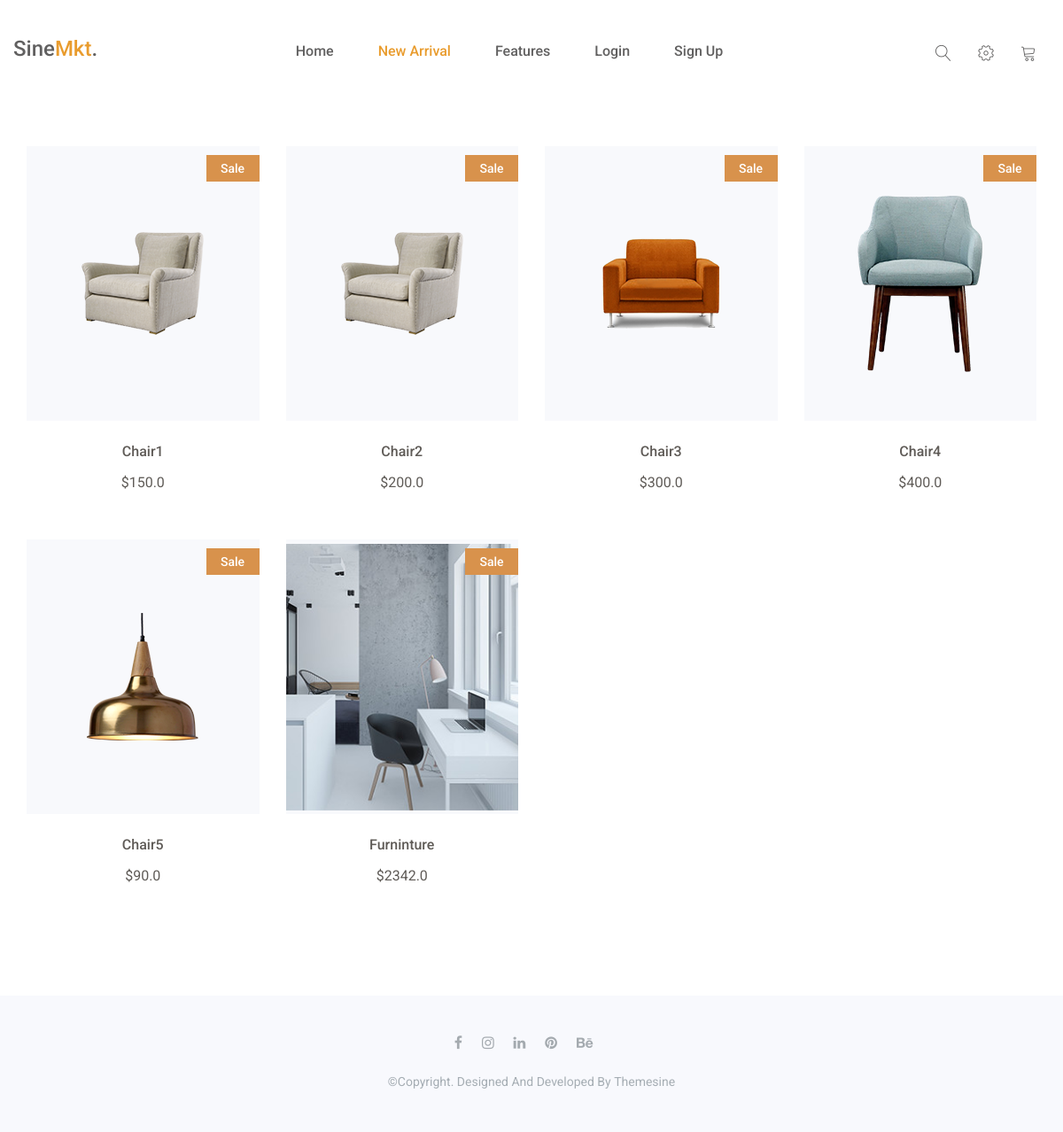
Page /arrival/ on the earlier database version.
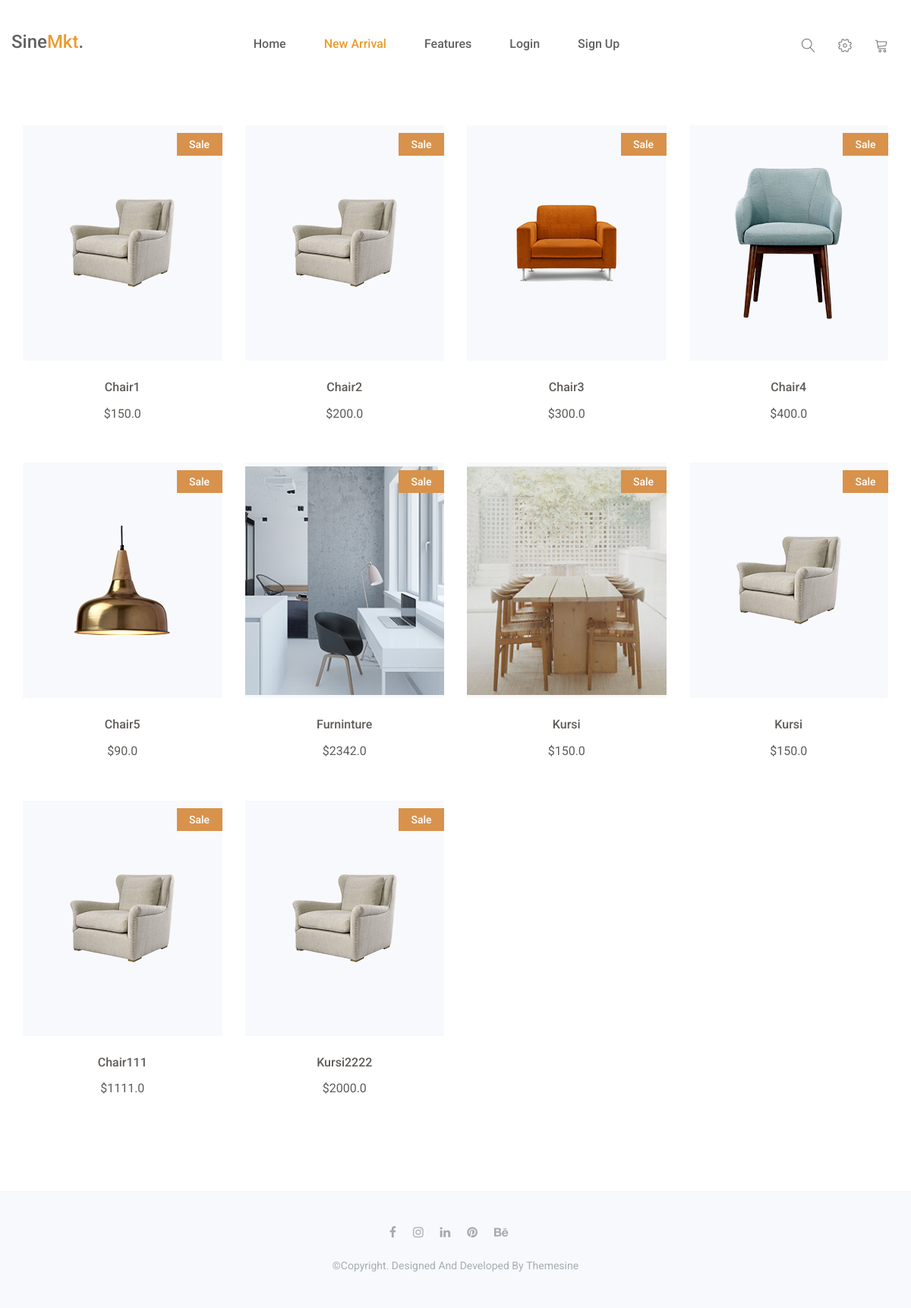
Same page on the later database version.
### app_seller/models.py (models this page shows, shortened)
class Products(models.Model):
    pname = models.CharField(max_length=30)
    price = models.FloatField()
    pic = models.FileField(upload_to='products',default='product.png')
    seller = models.ForeignKey(Seller,on_delete=models.CASCADE)

### app_buyer/views.py (the view)
# urls.py: path('arrival/', views.arrival, name="arrival"),
def arrival(request):
    all_products = Products.objects.all()
    return render(request, 'arrivals.html',{'all_products':all_products})

### app_buyer/templates/arrivals.html (shortened to what the changed rows need)
{% load static %}
<!doctype html>
<html class="no-js" lang="en">
    <head>
        <link rel="stylesheet" href="{% static 'assets/css/font-awesome.min.css' %}">
		<link rel="stylesheet" href="{% static 'assets/css/linearicons.css' %}">
        <link rel="stylesheet" href="{% static 'assets/css/animate.css' %}">
        <link rel="stylesheet" href="{% static 'assets/css/owl.carousel.min.css' %}">
		<link rel="stylesheet" href="{% static 'assets/css/owl.theme.default.min.css' %}">
        <link rel="stylesheet" href="{% static 'assets/css/bootstrap.min.css' %}">
		<link rel="stylesheet" href="{% static 'assets/css/bootsnav.css' %}" >
        <link rel="stylesheet" href="{% static 'assets/css/style.css' %}">
        <link rel="stylesheet" href="{% static 'assets/css/responsive.css' %}">
    </head>
<body>
<section id="new-arrivals" class="new-arrivals">
    <div class="container">
        <div class="new-arrivals-content">
            <div class="row">
                {% for single_product in all_products %}
                <div class="col-md-3 col-sm-4">
                    <div class="single-new-arrival">
                        <div class="single-new-arrival-bg">
                            <img src="{{single_product.pic.url}}" alt="new-arrivals images">
                            <div class="sale bg-1">
                                <p>sale</p>
                            </div>
                        </div>
                        <h4><a href="#">{{single_product.pname}}</a></h4>
                        <p class="arrival-product-price">${{single_product.price}}</p>
                    </div>
                </div>
                {% endfor %}
            </div>
        </div>
    </div>
</section>
</body>

Differences in the rows shown:
added Products: pic (picture), pname "Kursi", price "150.0"
added Products: pic (picture), pname "Kursi", price "150.0"
added Products: pic (picture), pname "Chair111", price "1111.0"
added Products: pic (picture), pname "Kursi2222", price "2000.0"
